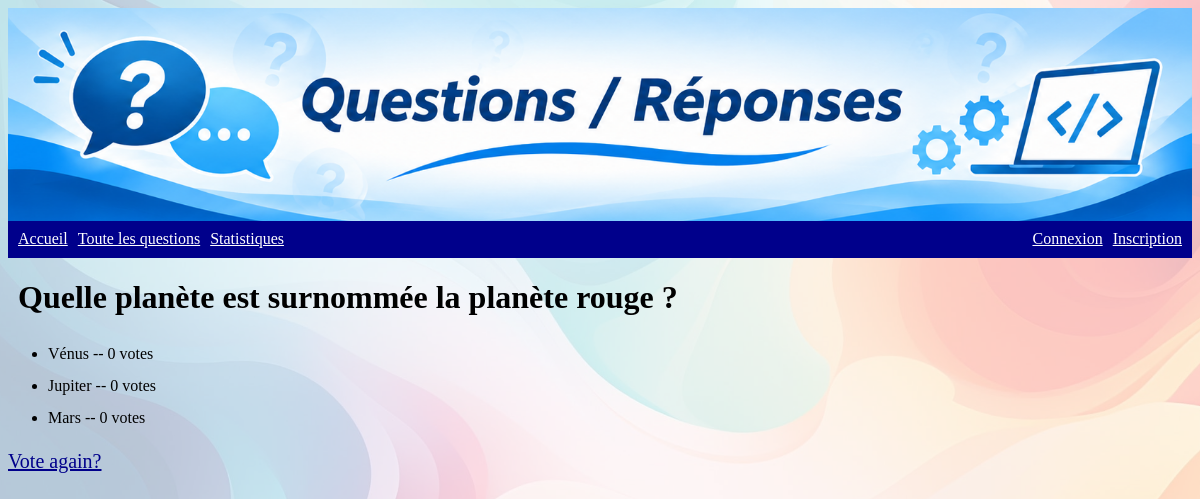
/polls/4/results/, run on an earlier commit of the app's database.
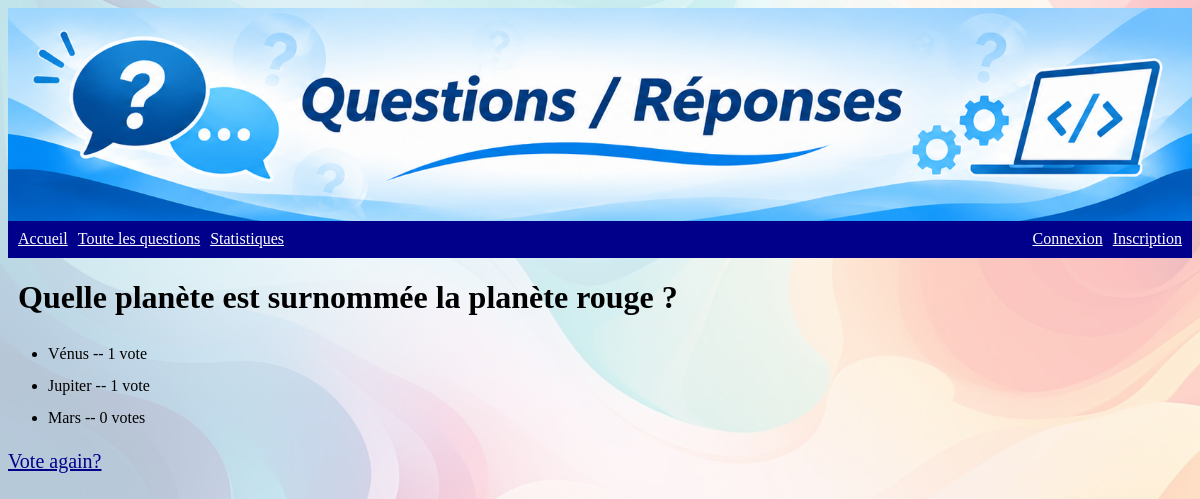
And on a later commit of the database.
### polls/models.py (models this page shows, shortened)
class Choice(models.Model):
    question = models.ForeignKey(Question, on_delete=models.CASCADE)
    choice_text = models.CharField(max_length=200)
    votes = models.IntegerField(default=0)

### polls/views.py (the view)
# urls.py: path("<int:pk>/results/", views.ResultsView.as_view(), name="results"),
class ResultsView(generic.DetailView):
    model = Question
    template_name = "polls/results.html"

### polls/templates/polls/results.html (shortened to what this page needs)
{% extends "base.html" %}
{% block main %}
<h1>{{ question.question_text }}</h1>
<ul>
{% for choice in question.choice_set.all %}
    <li>{{ choice.choice_text }} -- {{ choice.votes }} vote{{ choice.votes|pluralize }}</li>
{% endfor %}
</ul>
<a href="{% url 'polls:detail' question.id %}">Vote again?</a>
{% endblock %}

What changed in the data, as far as the page shows it:
changed Choice "Vénus": votes "0" → "1"
changed Choice "Jupiter": votes "0" → "1"
